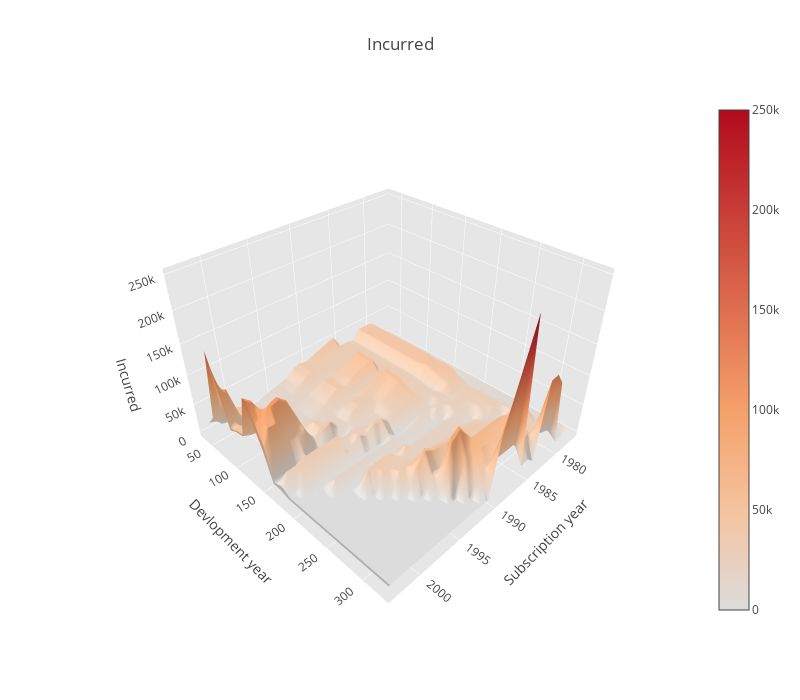

Notebook source saved alongside this figure:
### Code cell
data = [go.Surface(x=filled_triangle.index, y=filled_triangle.columns, z=filled_triangle.values.tolist(), colorscale='pink')]

layout = go.Layout(
    width=800,
    height=700,
    autosize=False,
    title='Incurred',
    scene=dict(
        xaxis=dict(
            title = 'Subscription year',
            gridcolor='rgb(255, 255, 255)',
            zerolinecolor='rgb(255, 255, 255)',
            showbackground=True,
            backgroundcolor='rgb(230, 230,230)'
        ),
        yaxis=dict(
            title = 'Devlopment year',
            gridcolor='rgb(255, 255, 255)',
            zerolinecolor='rgb(255, 255, 255)',
            showbackground=True,
            backgroundcolor='rgb(230, 230,230)'
        ),
        zaxis=dict(
            title = 'Incurred',
            gridcolor='rgb(255, 255, 255)',
            zerolinecolor='rgb(255, 255, 255)',
            showbackground=True,
            backgroundcolor='rgb(230, 230,230)'
        ),
        aspectratio = dict( x=1, y=1, z=0.7 ),
        aspectmode = 'manual'
    )
)

fig = dict(data=data, layout=layout)

# IPython notebook
offline.iplot(fig, filename='pandas-3d-surface', validate=False)

### Figure 1 — Plotly figure (JSON) as saved in the notebook; plotly's stock layout.template omitted (floating-point values rounded to 4 significant figures; data arrays with more than 128 entries replaced by an {"elided": "..."} marker saying what was removed)
{"data": [{"colorscale": "pink", "type": "surface", "x": [1977, 1978, 1979, 1980, 1981, 1982, 1983, 1984, 1985, 1986, 1989, 1990, 1991, 1992, 1993, 1994, 1995, 1996, 1997, 1998, 1999, 2000, 2001, 2002, 2003], "y": ["36", "48", "60", "72", "84", "96", "108", "120", "132", "144", "156", "168", "180", "192", "204", "216", "228", "240", "252", "264", "276", "288", "300", "312", "324", "336", "348", "360", "372", "384", "396", "408", "420", "432", "444", "456", "468"], "z": {"elided": "25x37 float values"}}], "layout": {"autosize": false, "height": 700, "scene": {"aspectmode": "manual", "aspectratio": {"x": 1, "y": 1, "z": 0.7}, "xaxis": {"backgroundcolor": "rgb(230, 230,230)", "gridcolor": "rgb(255, 255, 255)", "showbackground": true, "title": "Subscription year", "zerolinecolor": "rgb(255, 255, 255)"}, "yaxis": {"backgroundcolor": "rgb(230, 230,230)", "gridcolor": "rgb(255, 255, 255)", "showbackground": true, "title": "Devlopment year", "zerolinecolor": "rgb(255, 255, 255)"}, "zaxis": {"backgroundcolor": "rgb(230, 230,230)", "gridcolor": "rgb(255, 255, 255)", "showbackground": true, "title": "Incurred", "zerolinecolor": "rgb(255, 255, 255)"}}, "title": "Incurred", "width": 800}}
